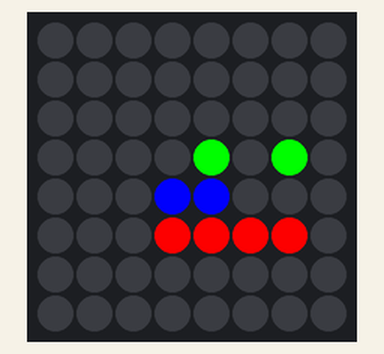
Simulated run of this program. Board: Raspberry Pi (BCM pin numbers) with a Sense HAT. Shown: the Sense HAT's 8×8 RGB LED matrix. The clock reads 2024-03-15 10:24:30 at power-on unless the program sets it.

Above: at 0.1 s.
At 9.1 s:
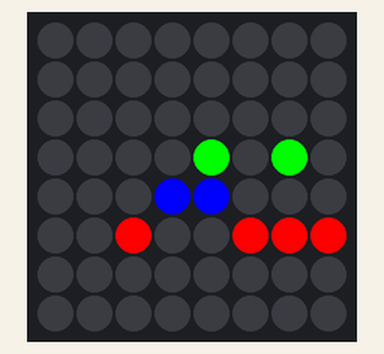
At 14.1 s:
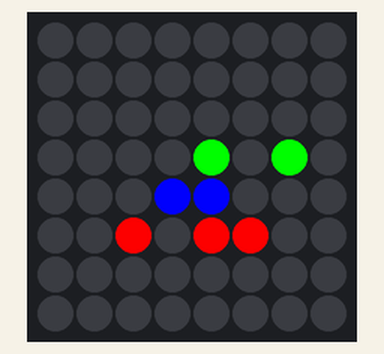
At 19.1 s:
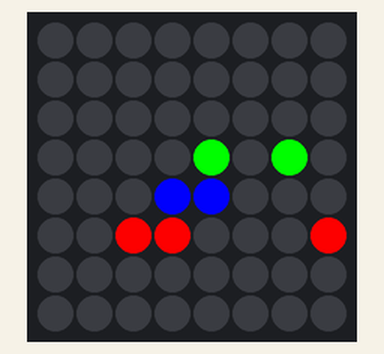
At 28.1 s:
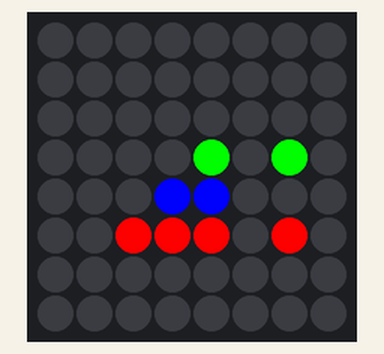
At 37.1 s:
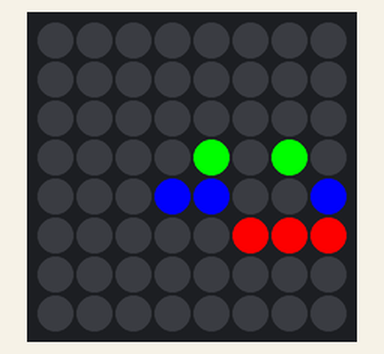

Measured:
- what the display in image 1 shows lasts 1.0 s, from 9.0 s to 10.0 s

The program:

BinaryClock3Row8Col.py
```python
from sense_hat import SenseHat
import time, datetime

hat = SenseHat()

hour_color = (0, 255, 0)
minute_color = (0, 0, 255)
second_color = (255, 0, 0)
#hundrefths_color = (127, 127, 0)
off = (0, 0, 0)

hat.clear()

def display_binary(value, row, color):
    binary_str = "{0:08b}".format(value)
    # binary_str = "{0:08b}".format(int(value))
    for x in range(0, 8):
        if binary_str[x] == '1':
            hat.set_pixel(x, row, color[0], color[1], color[2])
        else:
            hat.set_pixel(x, row, off)

while True:
    t = datetime.datetime.now()
    display_binary(t.hour, 3, hour_color)
    display_binary(t.minute, 4, minute_color)
    display_binary(t.second, 5, second_color)
    #display_binary(t.microsecond // 10000, 6, hundrefths_color) #// gør til heltalsdivision
    time.sleep(0.0001)
```
